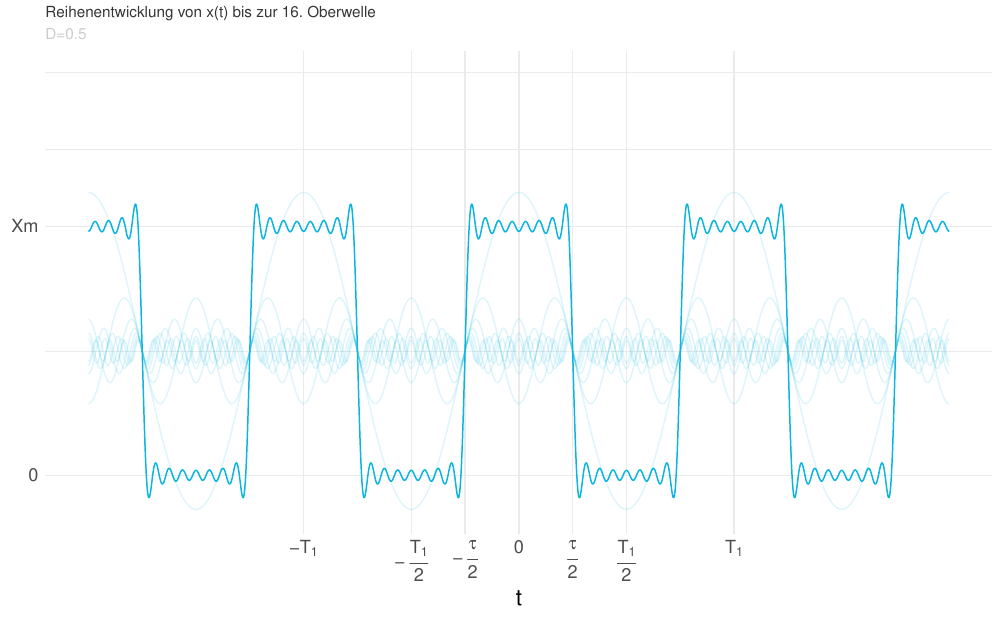

This figure's R source:
# square wave plot

library(ggplot2)

options(scipen=10000)

epsilon <- 20 * 10^(-6)
Xm      <- 1
D       <- 0.5
T1      <- 10 * 10^(-6)
tau     <- D * T1

m <- 15

amplifun <- function(f) {

  2 * abs(Xm * D * sin(pi*f*D) / (f * pi * D))

}

phase <- function(l) {

  if(l == 1) {

    return(0)

  }

 for(k in 1:m) {

  if(l == (4*k+1)/(2*D)) {

    return(0)

  } else if(l == (4*k-1)/(2*D)) {

    return(pi)

  }
 }
}

print(phase(2))

# hardcoded bc i dont have time, i sometimes hate R
# very hackish and ugly but does the job :D
wave1 <- function(t) {
  Xm/2 + amplifun(1) * cos(2*pi/T1*t + phase(1))
}
wave2 <- function(t) {
  Xm/2 +  amplifun(2)* cos(2*2*pi/T1*t + phase(2))
}
wave3 <- function(t) {
  Xm/2 +amplifun(3) * cos(3*2*pi/T1*t + phase(3))
}
wave4 <- function(t) {
  Xm/2 +amplifun(4) * cos(4*2*pi/T1*t + phase(4))
}
wave5 <- function(t) {
  Xm/2 +amplifun(5) * cos(5*2*pi/T1*t + + phase(5))
}
wave6 <- function(t) {
  Xm/2 +amplifun(6) * cos(6*2*pi/T1*t + phase(6))
}
wave7 <- function(t) {
  Xm/2 +amplifun(7) * cos(7*2*pi/T1*t+ phase(7))
}
wave8 <- function(t) {
  Xm/2 +amplifun(8) * cos(8*2*pi/T1*t+ phase(8))
}
wave9 <- function(t) {
  Xm/2 +amplifun(9) * cos(9*2*pi/T1*t + phase(9))
}
wave10 <- function(t) {
  Xm/2 +amplifun(10) * cos(10*2*pi/T1*t + phase(10))
}
wave11 <- function(t) {
  Xm/2 +amplifun(11) * cos(11*2*pi/T1*t+ phase(11))
}
wave12 <- function(t) {
  Xm/2 +amplifun(12) * cos(12*2*pi/T1*t+ phase(12))
}
wave13 <- function(t) {
  Xm/2 +amplifun(13) * cos(13*2*pi/T1*t+ phase(13))
}
wave14 <- function(t) {
  Xm/2 +amplifun(14) * cos(14*2*pi/T1*t+ phase(14))
}
wave15 <- function(t) {
  Xm/2 +amplifun(15) * cos(15*2*pi/T1*t+ phase(15))
}

totalwave <- function(t) {

   -Xm/2 * 7 + wave1(t) + wave3(t) + wave5(t) + wave7(t) + wave9(t) + wave11(t) + wave13(t) + wave15(t)

}


# this could be so easy but R decides not to make it easy :(
#for(n in 1:m) {

  #wavevector[n] <-  function(f) {

    #amplifun(n) * cos(n*2*pi/T1*t)

  #}
#}

output_width  <- 10
output_height <- output_width * 0.6180339887498948

ylabel <- bquote( "x" )
xlabel <- bquote( "t" )


xbreaks <- c(0, -tau/2, tau/2, -T1/2, T1/2, -T1, T1)
xlabels <- c(0, bquote("-"~over(tau, 2)), bquote(over(tau, 2)), bquote("-"~over("T"[1], 2)), bquote(over("T"[1], 2)), bquote("-T"[1]), bquote("T"[1]))

function_color <- "#0CB5DF"
indie_wave_color <- "#0CB5DF22"

#df <- data.frame(x=xsteps, y=wave1)
####################################################################

p <- ggplot(data.frame(x=c(0,2), y=c(0,2)), aes(x=x)) +

        theme_minimal() + # maybe theme_bw()
        theme(legend.position="none", plot.title = element_text(color = "gray21", size=1.6180339887498948^5), plot.subtitle = element_text(color = "grey80", size=1.6180339887498948^5)) +
        ggtitle(bquote("Reihenentwicklung von x(t) bis zur 16. Oberwelle")) +
        labs(subtitle="D=0.5")+

        stat_function(fun = wave1, colour   = indie_wave_color, n=2000)+
        #stat_function(fun = wave2, colour   = indie_wave_color, n=2000)+
        stat_function(fun = wave3, colour   = indie_wave_color, n=2000)+
        #stat_function(fun = wave4, colour   = indie_wave_color, n=2000)+
        stat_function(fun = wave5, colour   = indie_wave_color, n=2000)+
        #stat_function(fun = wave6, colour   = indie_wave_color, n=2000)+
        stat_function(fun = wave7, colour   = indie_wave_color, n=2000)+
        #stat_function(fun = wave8, colour   = indie_wave_color, n=2000)+
        stat_function(fun = wave9, colour   = indie_wave_color, n=2000)+
        #stat_function(fun = wave10, colour  = indie_wave_color, n=2000)+
        stat_function(fun = wave11, colour  = indie_wave_color, n=2000)+
        #stat_function(fun = wave12, colour  = indie_wave_color, n=2000)+
        stat_function(fun = wave13, colour  = indie_wave_color, n=2000)+
        #stat_function(fun = wave14, colour  = indie_wave_color, n=2000)+
        stat_function(fun = wave15, colour  = indie_wave_color, n=2000)+
        stat_function(fun = totalwave, colour  = function_color, n=2000)+

        theme(text = element_text(size=16.180339887498948), axis.title.y = element_text(angle = 0, vjust = .5), panel.grid.minor.x = element_blank()) + # rotate axis title

        xlab(xlabel) +
        ylab("")  +

        scale_y_continuous(limits=c(-0.145898034, 1.6180339887498948), breaks=c(0,Xm, 1.6180339887498948), labels=c(0, "Xm", "")) +
        scale_x_continuous(limits=c(-epsilon, epsilon), breaks=xbreaks, labels=xlabels)
        #scale_x_discrete(limits=1, breaks=c(1,2,3)) #labels=c(0, bquote("-"~over("T1",2)), bquote(over(-tau,2)), bquote(over(-tau,2)), bquote(over(tau,2))) )


pdf("2_1_Reihe.pdf", width = output_width, height = output_height, )
p
